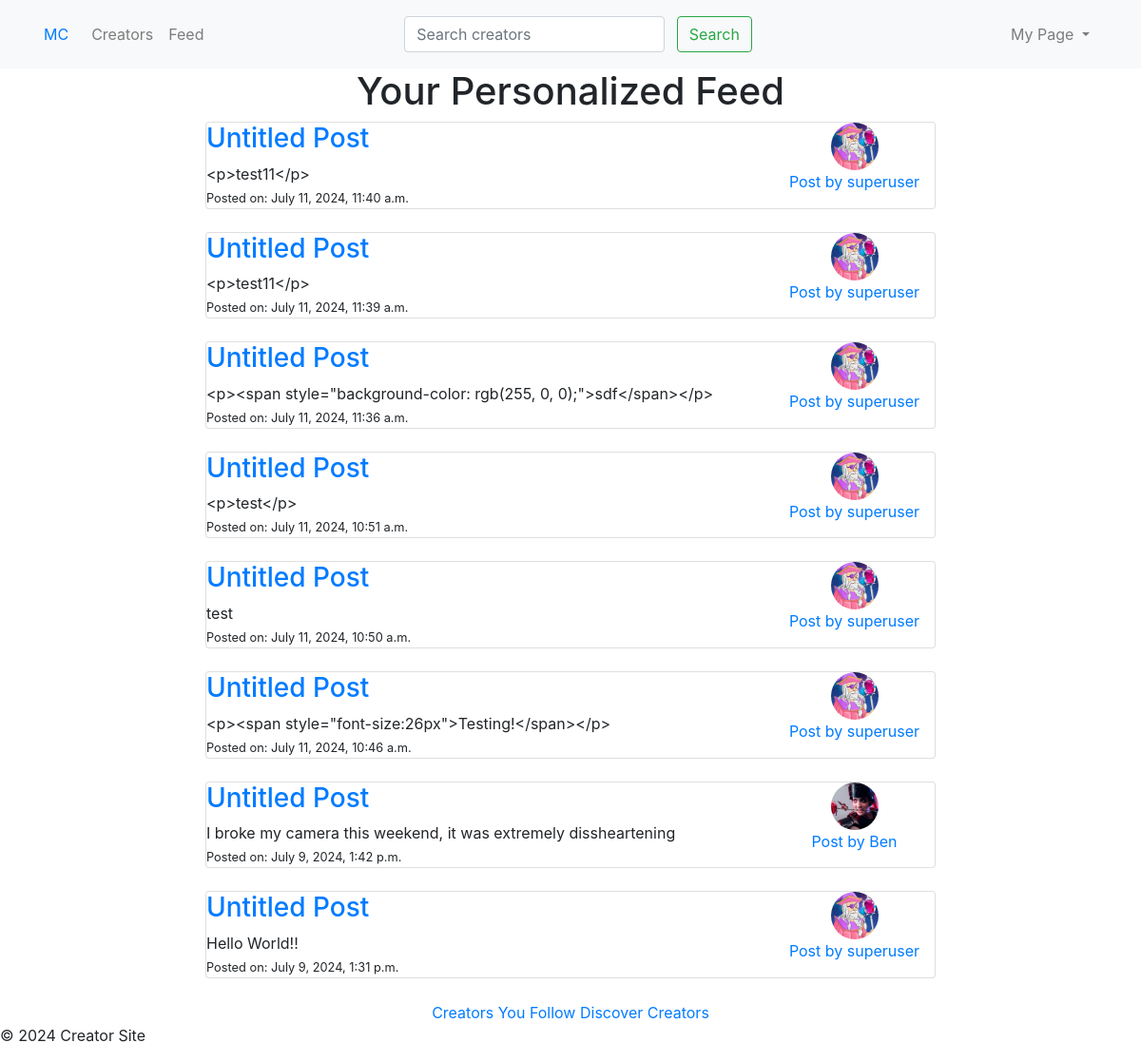
/feed/ (signed in), run on an earlier commit of the app's database.
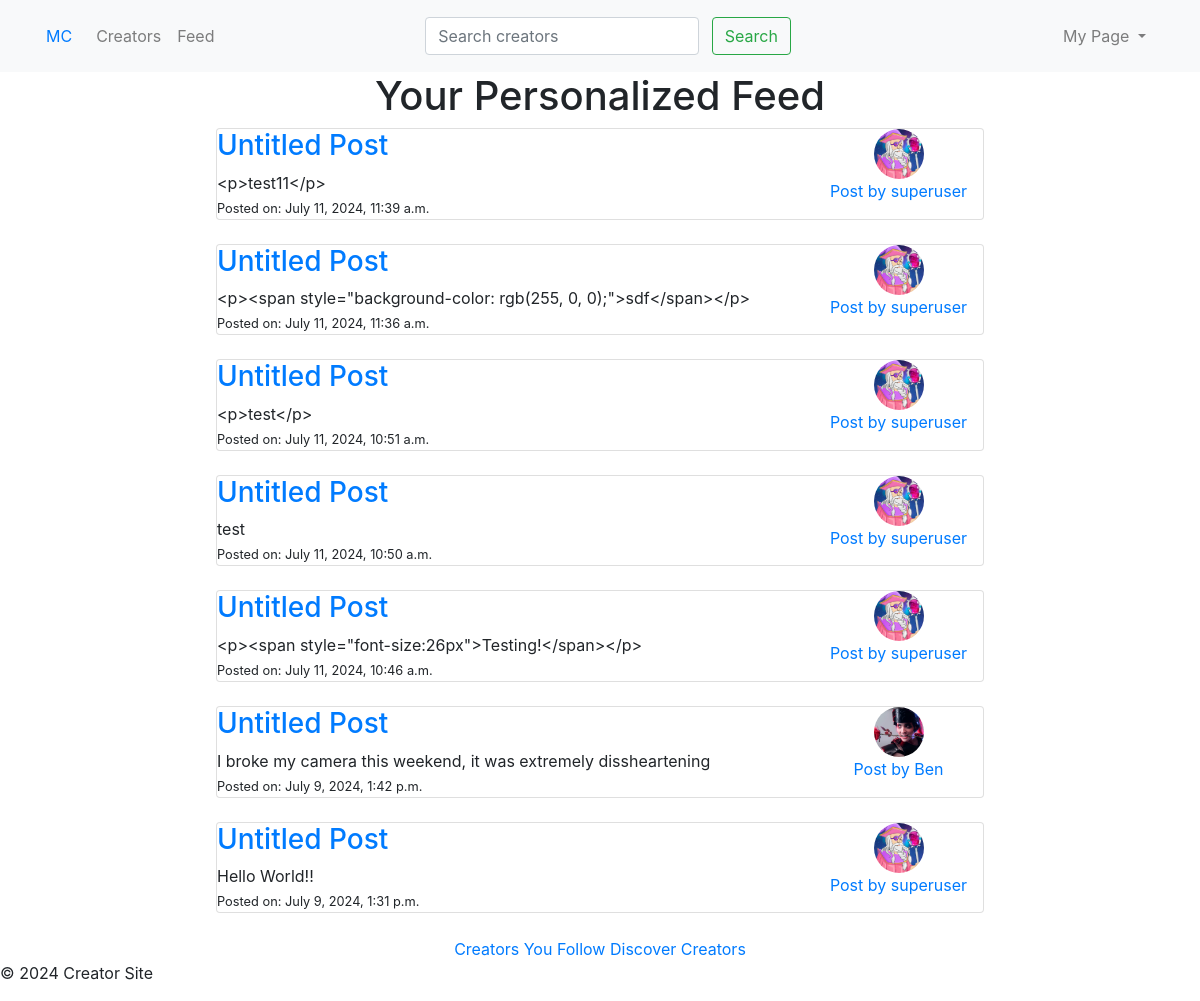
And on a later commit of the database.
### creators/models.py (models this page shows, shortened)
class Post(models.Model):
    creator = models.ForeignKey('Creator', on_delete=models.CASCADE, related_name='posts')
    title = models.CharField(max_length=200, default="Untitled Post")
    content = models.TextField()
    created_at = models.DateTimeField(auto_now_add=True)
    updated_at = models.DateTimeField(auto_now=True)
    comments = models.JSONField(default=list)

class Creator(models.Model):
    CREATOR_TYPES = [
        ('PHOTOGRAPHER', 'Photographer'),
        ('GAME_DEVELOPER', 'Game Developer'),
        ('CONTENT_CREATOR', 'Content Creator'),
        ('ARTIST', 'Artist'),
        ('VOICE_ACTOR', 'Voice Actor'),
        ('OTHER', 'Other'),
    ]
    STATUS_CHOICES = [
        ('PENDING', 'Pending'),
        ('APPROVED', 'Approved'),
        ('REJECTED', 'Rejected'),
    ]
    user = models.OneToOneField(User, on_delete=models.CASCADE)
    avatar = models.ImageField(upload_to='creator_avatars/', null=True, blank=True)
    about_me = models.TextField(blank=True)
    creator_type = models.CharField(max_length=20, choices=CREATOR_TYPES, default='OTHER')
    status = models.CharField(max_length=10, choices=STATUS_CHOICES, default='PENDING')
    request_message = models.TextField(blank=True)
    followers = models.ManyToManyField(User, related_name='following', blank=True)

### creators/views.py (the view)
# urls.py: path('feed/', views.PersonalizedFeedView.as_view(), name='personalized_feed'),
class PersonalizedFeedView(LoginRequiredMixin, ListView):
    template_name = 'creators/personalized_feed.html'
    context_object_name = 'posts'
    def get_queryset(self):
        followed_creators = Creator.objects.filter(followers=self.request.user)
        return Post.objects.filter(creator__in=followed_creators).order_by('-created_at')
    def get_context_data(self, **kwargs):
        context = super().get_context_data(**kwargs)
        return context

### creators/templatetags/creator_tags.py (called while the page is built)
@register.simple_tag
def creator_status(user):
    if isinstance(user, AnonymousUser):
        return None
    try:
        creator = Creator.objects.get(user=user)
        return creator.status
    except Creator.DoesNotExist:
        return None

### creators/templates/creators/personalized_feed.html (shortened to what this page needs)
{% extends 'base.html' %}
{% load static %}
{% block content %}
  <div class="row">
    <div class="col-md-12 text-center">
      <h1>Your Personalized Feed</h1>
      {% if posts %}
        {% for post in posts %}
          <div class="d-flex justify-content-center mb-4">
            <div class="card" style="width: 48rem">
              <div class="row">
                <div class="col-md-9 text-left">
                  <h3>
                    <a href="{% url 'post_detail' pk=post.id %}">{{ post.title }}</a>
                  </h3>
                  {{ post.content|truncatewords:30 }}</br>
                  <small>Posted on: {{ post.created_at }}</small>
                </div>
                <div class="col-md-3">
                    {% if post.creator.avatar %}
                      <img class="avatar" src="{{ post.creator.avatar.url }}" alt="{{ post.creator.user.username }}'s avatar">
                    {% else %}
                      <img class="avatar" src="{% static 'images/placeholderavatar.png' %}" alt="{{ post.creator.user.username }}'s avatar">
                    {% endif %}
                    <br>
                    <a href="{% url 'post_detail' pk=post.id %}">Post by {{ post.creator.user.username }}</a>
                </div>
              </div>
            </div>
          </div>
          {% endfor %}
      {% else %}
        <p>No posts in your feed. Try following some creators!</p>
      {% endif %}
      <a href="{% url 'followed_creators' %}">Creators You Follow</a>
      <a href="{% url 'creator_list' %}">Discover Creators</a>
    </div>
  </div>
    {% endblock %}

What changed in the data, as far as the page shows it:
removed Post: title "Untitled Post", content "<p>test11</p>", created_at "July 11, 2024, 11:40 a.m.", creator.avatar (picture), creator.user.username "superuser"
